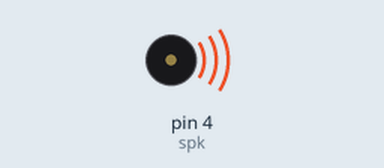
The sketch below on a simulated Arduino Uno, built with avr-gcc and run on an emulated ATmega328P. Parts: buzzer (waves = sounding).

Above: at 0.2 s.
At 2.35 s:
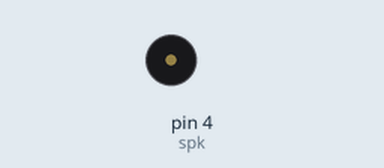
Timing chart, 0 to 3.0 s (numbered marks = the images above):
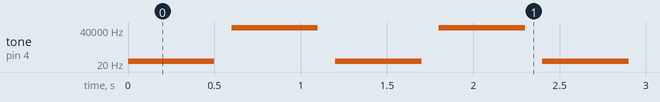

Measured:
- by itself, tone on pin 4 (spk): plays 38 Hz for 0.50 s, 65430 Hz for 0.50 s, 38 Hz for 0.50 s, 65430 Hz for 0.50 s, 38 Hz for 0.50 s, 65430 Hz for 0.50 s … (217 notes in this stretch)

The sketch:

buzzer.ino
```cpp
char melody[] = "3232321111312111";
int spk = 4;
void setup(){
  Serial.begin(115200);
  pinMode(spk, OUTPUT);
}
void loop(){
  for(int i = 0; i < sizeof(melody)/sizeof(melody[0])-1; i++)
  {
    char t = melody[i];
    switch(t)
    {
      case '1':
        t = 1046;
      break;
      case '2':
        t = 1174;
      break;
      case '3':
        t = 1318;
      break;
      default:
        t = 0;
    }
    tone(spk, t);
    delay(500);
    noTone(spk);
    delay(100);
  }
}
```
